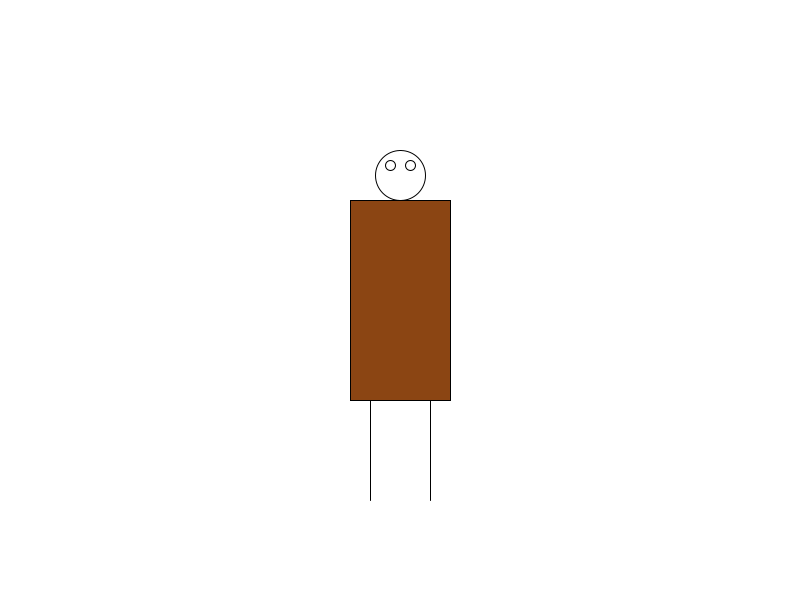
Frame 1 (no input)
Frame 60 (the mouse pressed at the canvas centre just before this capture): identical to frame 1, image omitted
Frame 120 (the mouse held since frame 60 and released just before this capture): identical to frame 1, image omitted

The Processing sketch that drew this single still picture (run headless with seeded random() and noise(); from frame 60 on, the mouse is pressed at the canvas centre):

// Processing sketch: exercise_1_7
// ── exercise_1_7.pde
Stickman jens = new Stickman();

void setup() {
  size(800, 600);
}

void draw() {
  background(255);
  translate(width/2, height/2);
  jens.display();
}

// ── stickman.pde
class Stickman {
  int thickness = 100;
  int bodyHeight = 200;
  int bodyEndPointReference = bodyHeight/2;
  void display() {
    body();
    legs();
    head();
  }

  void body() {
    rectMode(CENTER);
    fill(#8B4513);
    rect(0, 0, thickness, 200);
  }

  void legs() {
    float legPositionReference = (thickness/2)-(thickness/5);
    line(legPositionReference, bodyEndPointReference, legPositionReference, bodyEndPointReference+100);
    line(-legPositionReference, bodyEndPointReference, -legPositionReference, bodyEndPointReference+100);
  }

  void head() {
    int diameterHead = 50;
    int diameterEyes = 10;
    fill(255);
    circle(0, -bodyEndPointReference-(diameterHead/2), diameterHead);
    
    //EYES
    circle(-10, -bodyEndPointReference-(diameterHead/2)-10, diameterEyes);
    circle(10, -bodyEndPointReference-(diameterHead/2)-10, diameterEyes);
  }
}
